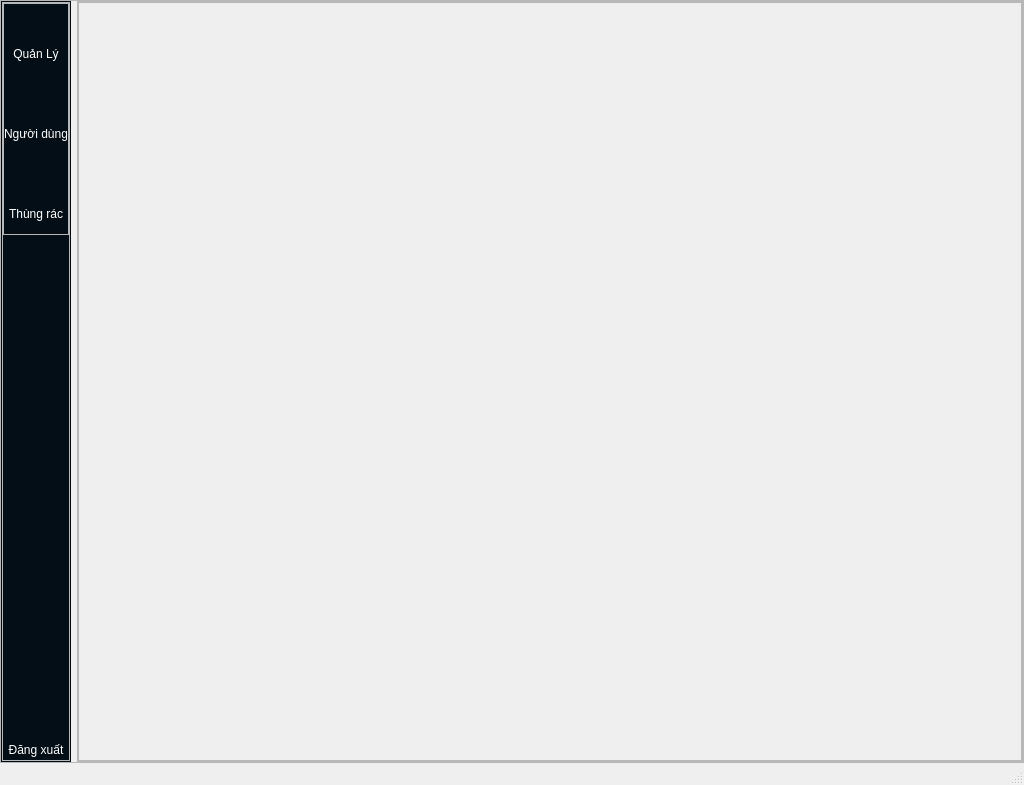
<?xml version="1.0" encoding="UTF-8"?>
<ui version="4.0">
 <class>MainWindow</class>
 <widget class="QMainWindow" name="MainWindow">
  <property name="geometry">
   <rect>
    <x>0</x>
    <y>0</y>
    <width>1024</width>
    <height>785</height>
   </rect>
  </property>
  <property name="windowTitle">
   <string>MainWindow</string>
  </property>
  <widget class="QWidget" name="centralwidget">
   <property name="styleSheet">
    <string notr="true"/>
   </property>
   <layout class="QGridLayout" name="gridLayout">
    <property name="leftMargin">
     <number>0</number>
    </property>
    <property name="topMargin">
     <number>0</number>
    </property>
    <property name="rightMargin">
     <number>0</number>
    </property>
    <property name="bottomMargin">
     <number>0</number>
    </property>
    <property name="spacing">
     <number>0</number>
    </property>
    <item row="0" column="0">
     <widget class="QFrame" name="boxContainer">
      <property name="frameShape">
       <enum>QFrame::StyledPanel</enum>
      </property>
      <property name="frameShadow">
       <enum>QFrame::Raised</enum>
      </property>
      <layout class="QHBoxLayout" name="horizontalLayout">
       <property name="leftMargin">
        <number>0</number>
       </property>
       <property name="topMargin">
        <number>0</number>
       </property>
       <property name="rightMargin">
        <number>0</number>
       </property>
       <property name="bottomMargin">
        <number>0</number>
       </property>
       <item>
        <widget class="QFrame" name="MenuLeftFrame">
         <property name="minimumSize">
          <size>
           <width>70</width>
           <height>0</height>
          </size>
         </property>
         <property name="maximumSize">
          <size>
           <width>70</width>
           <height>16777215</height>
          </size>
         </property>
         <property name="styleSheet">
          <string notr="true">QFrame#MenuLeftFrame {
	background-color: rgb(3,14,22);
}</string>
         </property>
         <property name="frameShape">
          <enum>QFrame::StyledPanel</enum>
         </property>
         <property name="frameShadow">
          <enum>QFrame::Raised</enum>
         </property>
         <layout class="QGridLayout" name="gridLayout_4">
          <property name="leftMargin">
           <number>0</number>
          </property>
          <property name="topMargin">
           <number>0</number>
          </property>
          <property name="rightMargin">
           <number>0</number>
          </property>
          <property name="bottomMargin">
           <number>0</number>
          </property>
          <property name="spacing">
           <number>0</number>
          </property>
          <item row="0" column="0">
           <widget class="QFrame" name="LeftFrame_2">
            <property name="styleSheet">
             <string notr="true">color: white;</string>
            </property>
            <property name="frameShape">
             <enum>QFrame::StyledPanel</enum>
            </property>
            <property name="frameShadow">
             <enum>QFrame::Raised</enum>
            </property>
            <layout class="QGridLayout" name="gridLayout_6">
             <property name="leftMargin">
              <number>0</number>
             </property>
             <property name="topMargin">
              <number>0</number>
             </property>
             <property name="rightMargin">
              <number>0</number>
             </property>
             <property name="bottomMargin">
              <number>0</number>
             </property>
             <property name="spacing">
              <number>0</number>
             </property>
             <item row="2" column="0" alignment="Qt::AlignHCenter">
              <widget class="QFrame" name="BottomLeftFrame_2">
               <property name="maximumSize">
                <size>
                 <width>16777215</width>
                 <height>113</height>
                </size>
               </property>
               <property name="styleSheet">
                <string notr="true">background-color: rgba(3,14,22,255);
border-bottom-left-radius: 20px;</string>
               </property>
               <property name="frameShape">
                <enum>QFrame::StyledPanel</enum>
               </property>
               <property name="frameShadow">
                <enum>QFrame::Raised</enum>
               </property>
               <layout class="QGridLayout" name="gridLayout_13">
                <property name="leftMargin">
                 <number>0</number>
                </property>
                <property name="topMargin">
                 <number>0</number>
                </property>
                <property name="rightMargin">
                 <number>0</number>
                </property>
                <property name="bottomMargin">
                 <number>0</number>
                </property>
                <property name="horizontalSpacing">
                 <number>0</number>
                </property>
                <property name="verticalSpacing">
                 <number>7</number>
                </property>
                <item row="1" column="0">
                 <widget class="QPushButton" name="btn_logout">
                  <property name="minimumSize">
                   <size>
                    <width>64</width>
                    <height>30</height>
                   </size>
                  </property>
                  <property name="styleSheet">
                   <string notr="true">QPushButton#btn_logout {
	background-repeat: none;
	background-position: center top;
	border-top: 10px solid transparent;
	font:8pt &quot;Open Sans&quot;;
}
QPushButton#btn_logout:hover {
	background-repeat: none;
	background-position: center top;
	background-color:  rgba(44,62,76,255);
	border-top: 10px solid transparent;
	border-radius:5px;
	margin-left: 3px;
	margin-right: 3px;
	font: 8pt &quot;Open Sans&quot;;
 }</string>
                  </property>
                  <property name="text">
                   <string>Đăng xuất</string>
                  </property>
                 </widget>
                </item>
               </layout>
              </widget>
             </item>
             <item row="0" column="0">
              <widget class="QFrame" name="LeftBtnFrame_2">
               <property name="maximumSize">
                <size>
                 <width>16777215</width>
                 <height>470</height>
                </size>
               </property>
               <property name="frameShape">
                <enum>QFrame::StyledPanel</enum>
               </property>
               <property name="frameShadow">
                <enum>QFrame::Raised</enum>
               </property>
               <layout class="QGridLayout" name="gridLayout_7">
                <property name="leftMargin">
                 <number>0</number>
                </property>
                <property name="topMargin">
                 <number>0</number>
                </property>
                <property name="rightMargin">
                 <number>0</number>
                </property>
                <property name="bottomMargin">
                 <number>0</number>
                </property>
                <property name="horizontalSpacing">
                 <number>0</number>
                </property>
                <property name="verticalSpacing">
                 <number>10</number>
                </property>
                <item row="0" column="0">
                 <widget class="QPushButton" name="UserLeftBtn_2">
                  <property name="minimumSize">
                   <size>
                    <width>60</width>
                    <height>70</height>
                   </size>
                  </property>
                  <property name="styleSheet">
                   <string notr="true">QPushButton#UserLeftBtn_2{
	background-image: url(:/images/res/drawable/icons/user_line.png);
	background-repeat: none;
	background-position: center top;
	border-top: 10px solid transparent;
	padding-top: 20px;
	font: 8pt &quot;Open Sans&quot;;
}
QPushButton#UserLeftBtn_2:hover {
	background-image: url(:/images/res/drawable/icons/user.png);
	background-repeat: none;
	background-position: center top;
	background-color:  rgba(44,62,76,255);
	border-top: 10px solid transparent;
	border-radius:15px;
	margin-left: 3px;
	margin-right: 3px;
	padding-top: 20px;
	font: 8pt &quot;Open Sans&quot;;
 }</string>
                  </property>
                  <property name="text">
                   <string>Quản Lý</string>
                  </property>
                 </widget>
                </item>
                <item row="1" column="0">
                 <widget class="QPushButton" name="ManageLeftBtn_2">
                  <property name="minimumSize">
                   <size>
                    <width>60</width>
                    <height>70</height>
                   </size>
                  </property>
                  <property name="styleSheet">
                   <string notr="true">QPushButton#ManageLeftBtn_2 {
   background-image: url(:/images/res/drawable/icons/manage_line.png);
	background-repeat: none;
	background-position: center top;
	border-top: 10px solid transparent;
	padding-top: 20px;
	font: 8pt &quot;Open Sans&quot;;
}
QPushButton#ManageLeftBtn_2:hover {
	background-image: url(:/images/res/drawable/icons/manage.png);
	background-repeat: none;
	background-position: center top;
	background-color:  rgba(44,62,76,255);
	border-top: 10px solid transparent;
	border-radius:15px;
	margin-left: 3px;
	margin-right: 3px;
	padding-top: 20px;
	font: 8pt &quot;Open Sans&quot;;
 }</string>
                  </property>
                  <property name="text">
                   <string>Người dùng</string>
                  </property>
                 </widget>
                </item>
                <item row="2" column="0">
                 <widget class="QPushButton" name="SettingLeftBtn_2">
                  <property name="minimumSize">
                   <size>
                    <width>60</width>
                    <height>70</height>
                   </size>
                  </property>
                  <property name="styleSheet">
                   <string notr="true">QPushButton#SettingLeftBtn_2 {background-image: url(:/images/res/drawable/icons/device_line.png);
	background-repeat: none;
	background-position: center top;
	border-top: 10px solid transparent;
	padding-top: 20px;
	font: 8pt &quot;Open Sans&quot;;
}
QPushButton#SettingLeftBtn_2:hover {
	background-image: url(:/images/res/drawable/icons/device.png);
	background-repeat: none;
	background-position: center top;
	background-color:  rgba(44,62,76,255);
	border-top: 10px solid transparent;
	border-radius:15px;
	margin-left: 3px;
	margin-right: 3px;
	padding-top: 20px;
	font: 8pt &quot;Open Sans&quot;;
 }</string>
                  </property>
                  <property name="text">
                   <string>Thùng rác</string>
                  </property>
                 </widget>
                </item>
               </layout>
              </widget>
             </item>
             <item row="1" column="0">
              <spacer name="verticalSpacer">
               <property name="orientation">
                <enum>Qt::Vertical</enum>
               </property>
               <property name="sizeHint" stdset="0">
                <size>
                 <width>20</width>
                 <height>40</height>
                </size>
               </property>
              </spacer>
             </item>
            </layout>
           </widget>
          </item>
         </layout>
        </widget>
       </item>
       <item>
        <widget class="QFrame" name="BodyContainer">
         <property name="frameShape">
          <enum>QFrame::StyledPanel</enum>
         </property>
         <property name="frameShadow">
          <enum>QFrame::Raised</enum>
         </property>
         <layout class="QGridLayout" name="gridLayout_2">
          <property name="leftMargin">
           <number>0</number>
          </property>
          <property name="topMargin">
           <number>0</number>
          </property>
          <property name="rightMargin">
           <number>0</number>
          </property>
          <property name="bottomMargin">
           <number>0</number>
          </property>
          <property name="spacing">
           <number>0</number>
          </property>
          <item row="0" column="0">
           <widget class="QStackedWidget" name="stackedWidgetHome">
            <property name="currentIndex">
             <number>2</number>
            </property>
            <widget class="QWidget" name="managerPage">
             <layout class="QGridLayout" name="gridLayout_9">
              <property name="leftMargin">
               <number>0</number>
              </property>
              <property name="topMargin">
               <number>0</number>
              </property>
              <property name="rightMargin">
               <number>0</number>
              </property>
              <property name="bottomMargin">
               <number>0</number>
              </property>
              <property name="spacing">
               <number>0</number>
              </property>
              <item row="0" column="0">
               <widget class="QFrame" name="containerManager">
                <property name="frameShape">
                 <enum>QFrame::StyledPanel</enum>
                </property>
                <property name="frameShadow">
                 <enum>QFrame::Raised</enum>
                </property>
               </widget>
              </item>
             </layout>
            </widget>
            <widget class="QWidget" name="userPage">
             <layout class="QGridLayout" name="gridLayout_8">
              <property name="leftMargin">
               <number>0</number>
              </property>
              <property name="topMargin">
               <number>0</number>
              </property>
              <property name="rightMargin">
               <number>0</number>
              </property>
              <property name="bottomMargin">
               <number>0</number>
              </property>
              <property name="spacing">
               <number>0</number>
              </property>
              <item row="0" column="0">
               <widget class="QFrame" name="containerUser">
                <property name="frameShape">
                 <enum>QFrame::StyledPanel</enum>
                </property>
                <property name="frameShadow">
                 <enum>QFrame::Raised</enum>
                </property>
               </widget>
              </item>
             </layout>
            </widget>
            <widget class="QWidget" name="trashPage">
             <layout class="QGridLayout" name="gridLayout_10">
              <property name="leftMargin">
               <number>0</number>
              </property>
              <property name="topMargin">
               <number>0</number>
              </property>
              <property name="rightMargin">
               <number>0</number>
              </property>
              <property name="bottomMargin">
               <number>0</number>
              </property>
              <property name="spacing">
               <number>0</number>
              </property>
              <item row="0" column="0">
               <widget class="QFrame" name="containerTrashPage">
                <property name="frameShape">
                 <enum>QFrame::StyledPanel</enum>
                </property>
                <property name="frameShadow">
                 <enum>QFrame::Raised</enum>
                </property>
               </widget>
              </item>
             </layout>
            </widget>
           </widget>
          </item>
         </layout>
        </widget>
       </item>
      </layout>
     </widget>
    </item>
   </layout>
  </widget>
  <widget class="QStatusBar" name="statusbar"/>
 </widget>
 <resources>
  <include location="../../resources.qrc"/>
 </resources>
 <connections/>
</ui>
